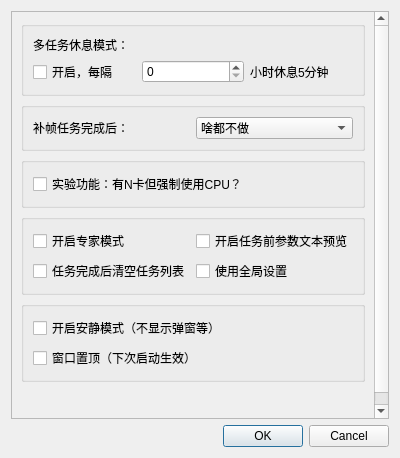
<?xml version="1.0" encoding="UTF-8"?>
<ui version="4.0">
 <class>Dialog</class>
 <widget class="QDialog" name="Dialog">
  <property name="geometry">
   <rect>
    <x>0</x>
    <y>0</y>
    <width>400</width>
    <height>458</height>
   </rect>
  </property>
  <property name="maximumSize">
   <size>
    <width>600</width>
    <height>23333</height>
   </size>
  </property>
  <property name="windowTitle">
   <string>Dialog</string>
  </property>
  <layout class="QGridLayout" name="gridLayout">
   <item row="0" column="0">
    <widget class="QScrollArea" name="scrollArea">
     <property name="sizePolicy">
      <sizepolicy hsizetype="Expanding" vsizetype="Preferred">
       <horstretch>0</horstretch>
       <verstretch>0</verstretch>
      </sizepolicy>
     </property>
     <property name="widgetResizable">
      <bool>true</bool>
     </property>
     <widget class="QWidget" name="scrollAreaWidgetContents">
      <property name="geometry">
       <rect>
        <x>0</x>
        <y>0</y>
        <width>380</width>
        <height>409</height>
       </rect>
      </property>
      <layout class="QVBoxLayout" name="verticalLayout_3">
       <item>
        <widget class="QGroupBox" name="groupBox">
         <property name="title">
          <string/>
         </property>
         <layout class="QGridLayout" name="gridLayout_2">
          <item row="0" column="0">
           <layout class="QVBoxLayout" name="verticalLayout">
            <item>
             <widget class="QLabel" name="label_2">
              <property name="text">
               <string>多任务休息模式：</string>
              </property>
             </widget>
            </item>
            <item>
             <layout class="QHBoxLayout" name="horizontalLayout_2">
              <item>
               <widget class="QCheckBox" name="MultiTaskRestChecker">
                <property name="text">
                 <string>开启，每隔</string>
                </property>
               </widget>
              </item>
              <item>
               <widget class="MySpinBox" name="MultiTaskRestInterval"/>
              </item>
              <item>
               <widget class="QLabel" name="label_3">
                <property name="text">
                 <string>小时休息5分钟</string>
                </property>
               </widget>
              </item>
             </layout>
            </item>
           </layout>
          </item>
         </layout>
        </widget>
       </item>
       <item>
        <widget class="QGroupBox" name="groupBox_4">
         <property name="title">
          <string/>
         </property>
         <layout class="QGridLayout" name="gridLayout_5">
          <item row="0" column="1">
           <widget class="QComboBox" name="AfterMission">
            <item>
             <property name="text">
              <string>啥都不做</string>
             </property>
            </item>
            <item>
             <property name="text">
              <string>关机</string>
             </property>
            </item>
            <item>
             <property name="text">
              <string>休眠</string>
             </property>
            </item>
           </widget>
          </item>
          <item row="0" column="0">
           <widget class="QLabel" name="label">
            <property name="text">
             <string>补帧任务完成后：</string>
            </property>
           </widget>
          </item>
         </layout>
        </widget>
       </item>
       <item>
        <widget class="QGroupBox" name="groupBox_2">
         <property name="title">
          <string/>
         </property>
         <layout class="QGridLayout" name="gridLayout_3">
          <item row="0" column="0">
           <layout class="QVBoxLayout" name="verticalLayout_2">
            <item>
             <layout class="QHBoxLayout" name="horizontalLayout_3">
              <item>
               <widget class="QCheckBox" name="ForceCpuChecker">
                <property name="text">
                 <string>实验功能：有N卡但强制使用CPU？</string>
                </property>
               </widget>
              </item>
             </layout>
            </item>
           </layout>
          </item>
         </layout>
        </widget>
       </item>
       <item>
        <widget class="QGroupBox" name="groupBox_3">
         <property name="title">
          <string/>
         </property>
         <layout class="QGridLayout" name="gridLayout_4">
          <item row="3" column="0">
           <widget class="QCheckBox" name="OneWayModeChecker">
            <property name="text">
             <string>任务完成后清空任务列表</string>
            </property>
            <property name="checked">
             <bool>false</bool>
            </property>
           </widget>
          </item>
          <item row="2" column="1">
           <widget class="QCheckBox" name="PreviewArgsModeChecker">
            <property name="text">
             <string>开启任务前参数文本预览</string>
            </property>
            <property name="checked">
             <bool>false</bool>
            </property>
           </widget>
          </item>
          <item row="3" column="1">
           <widget class="QCheckBox" name="UseGlobalSettingsChecker">
            <property name="text">
             <string>使用全局设置</string>
            </property>
           </widget>
          </item>
          <item row="2" column="0">
           <widget class="QCheckBox" name="ExpertModeChecker">
            <property name="text">
             <string>开启专家模式</string>
            </property>
            <property name="checked">
             <bool>false</bool>
            </property>
           </widget>
          </item>
         </layout>
        </widget>
       </item>
       <item>
        <widget class="QGroupBox" name="groupBox_5">
         <property name="title">
          <string/>
         </property>
         <layout class="QGridLayout" name="gridLayout_6">
          <item row="0" column="0">
           <widget class="QCheckBox" name="QuietModeChecker">
            <property name="text">
             <string>开启安静模式（不显示弹窗等）</string>
            </property>
            <property name="checked">
             <bool>false</bool>
            </property>
           </widget>
          </item>
          <item row="1" column="0">
           <widget class="QCheckBox" name="WinOnTopChecker">
            <property name="text">
             <string>窗口置顶（下次启动生效）</string>
            </property>
           </widget>
          </item>
         </layout>
        </widget>
       </item>
       <item>
        <spacer name="verticalSpacer">
         <property name="orientation">
          <enum>Qt::Vertical</enum>
         </property>
         <property name="sizeType">
          <enum>QSizePolicy::Fixed</enum>
         </property>
         <property name="sizeHint" stdset="0">
          <size>
           <width>20</width>
           <height>40</height>
          </size>
         </property>
        </spacer>
       </item>
      </layout>
     </widget>
    </widget>
   </item>
   <item row="1" column="0">
    <widget class="QDialogButtonBox" name="buttonBox">
     <property name="orientation">
      <enum>Qt::Horizontal</enum>
     </property>
     <property name="standardButtons">
      <set>QDialogButtonBox::Cancel|QDialogButtonBox::Ok</set>
     </property>
    </widget>
   </item>
  </layout>
 </widget>
 <customwidgets>
  <customwidget>
   <class>MySpinBox</class>
   <extends>QSpinBox</extends>
   <header location="global">Utils.RIFE_GUI_Custom</header>
  </customwidget>
 </customwidgets>
 <resources/>
 <connections>
  <connection>
   <sender>buttonBox</sender>
   <signal>accepted()</signal>
   <receiver>Dialog</receiver>
   <slot>accept()</slot>
   <hints>
    <hint type="sourcelabel">
     <x>248</x>
     <y>254</y>
    </hint>
    <hint type="destinationlabel">
     <x>157</x>
     <y>274</y>
    </hint>
   </hints>
  </connection>
  <connection>
   <sender>buttonBox</sender>
   <signal>rejected()</signal>
   <receiver>Dialog</receiver>
   <slot>reject()</slot>
   <hints>
    <hint type="sourcelabel">
     <x>316</x>
     <y>260</y>
    </hint>
    <hint type="destinationlabel">
     <x>286</x>
     <y>274</y>
    </hint>
   </hints>
  </connection>
 </connections>
</ui>
